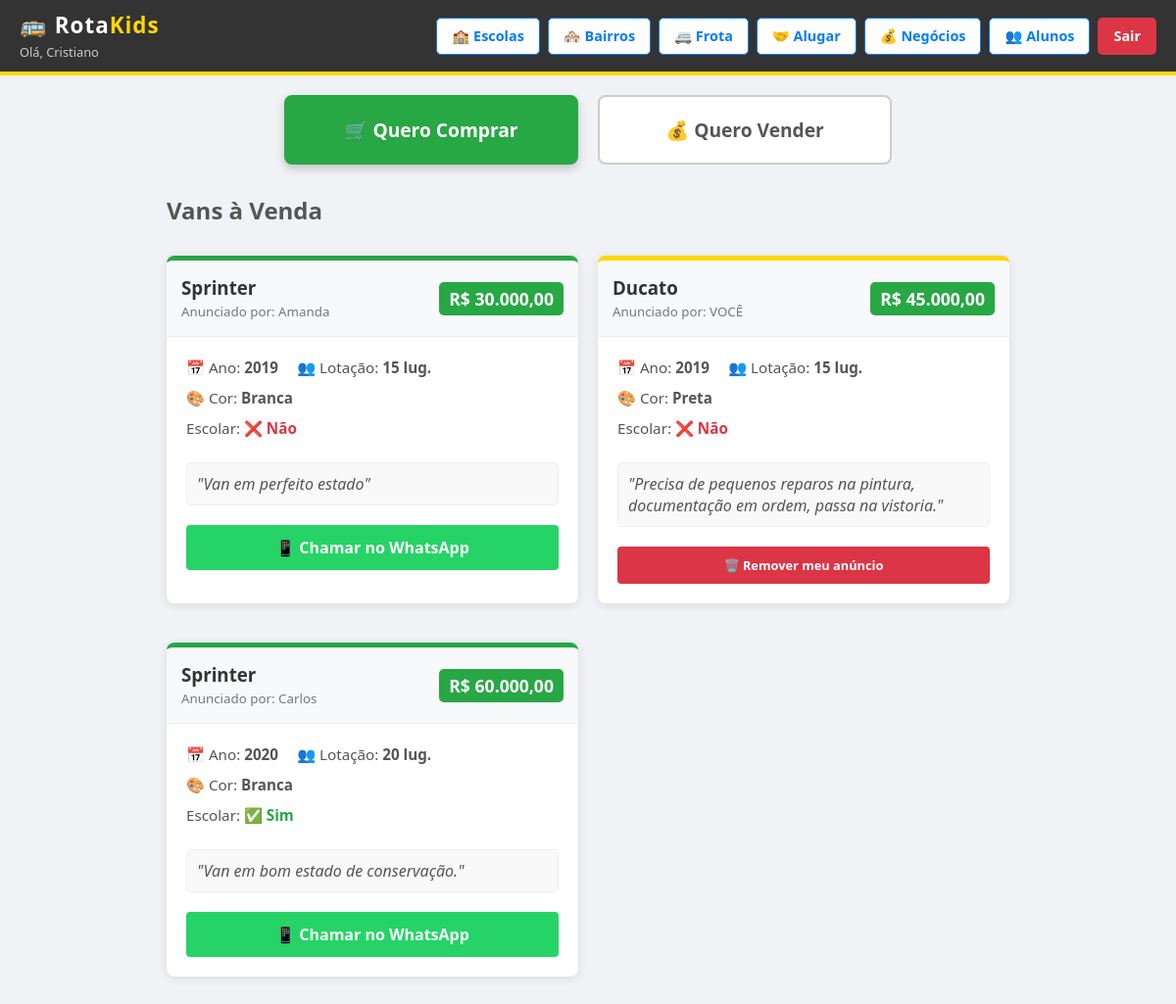
/negocios.php (signed in), run on the app's committed database.
### tables this page shows
CREATE TABLE `classificados_vans` (
  `id` int(11) NOT NULL,
  `motorista_id` int(11) NOT NULL,
  `modelo` varchar(100) NOT NULL,
  `ano` int(11) NOT NULL,
  `lotacao` int(11) DEFAULT 0,
  `cor` varchar(50) DEFAULT NULL,
  `adesivado` tinyint(1) DEFAULT 0,
  `observacoes` text DEFAULT NULL,
  `contato` varchar(20) NOT NULL,
  `valor` decimal(10,2) DEFAULT 0.00,
  `data_anuncio` datetime DEFAULT current_timestamp()
);

CREATE TABLE `motoristas` (
  `id` int(11) NOT NULL,
  `nome` varchar(100) NOT NULL,
  `email` varchar(100) NOT NULL,
  `telefone` varchar(20) DEFAULT NULL,
  `senha` varchar(255) NOT NULL,
  `data_cadastro` datetime DEFAULT current_timestamp()
);

### negocios.php (the view, shortened to what this page needs)
<?php
require 'config.php';
$motorista_id = $_SESSION['id'];
$sql_vendas = "SELECT c.*, m.nome as vendedor
               FROM classificados_vans c
               JOIN motoristas m ON c.motorista_id = m.id
               ORDER BY c.data_anuncio DESC";
$lista_vendas = $conn->query($sql_vendas);
?>
<!DOCTYPE html>
<html lang="pt-br">
<head>
    <link rel="stylesheet" href="style.css?v=<?php echo time(); ?>">
</head>
<body>
    <?php include 'menu.php'; ?>
    <div class="container" style="padding: 20px; max-width: 900px; margin: 0 auto;">
        <div class="painel-botoes">
            <div id="btn-comprar" class="btn-grande ativo-comprar" onclick="mostrarAba('comprar')">
                🛒 Quero Comprar
            </div>
            <div id="btn-vender" class="btn-grande" onclick="mostrarAba('vender')">
                💰 Quero Vender
            </div>
        </div>
        <div id="area-comprar">
            <h2 style="margin-bottom: 20px; color: #555;">Vans à Venda</h2>
            <?php if($lista_vendas->num_rows > 0): ?>
                <div class="grid-vans">
                    <?php while($item = $lista_vendas->fetch_assoc()):
                         $zap = preg_replace("/[^0-9]/", "", $item['contato']);
                         $is_meu = ($item['motorista_id'] == $motorista_id);
                    ?>
                        <div class="card-venda" style="<?php echo $is_meu ? 'border-top-color: var(--van-amarelo);' : ''; ?>">
                            <div class="card-header">
                                <div>
                                    <h3 style="margin:0;"><?php echo $item['modelo']; ?></h3>
                                    <small style="color:#777;">Anunciado por: <?php echo $is_meu ? 'VOCÊ' : $item['vendedor']; ?></small>
                                </div>
                                <?php if($item['valor'] > 0): ?>
                                    <span class="tag-preco">R$ <?php echo number_format($item['valor'], 2, ',', '.'); ?></span>
                                <?php endif; ?>
                            </div>
                            <div class="card-body">
                                <div style="margin-bottom: 15px;">
                                    <span class="detalhe-item">📅 Ano: <strong><?php echo $item['ano']; ?></strong></span>
                                    <span class="detalhe-item">👥 Lotação: <strong><?php echo $item['lotacao']; ?> lug.</strong></span>
                                    <span class="detalhe-item">🎨 Cor: <strong><?php echo $item['cor']; ?></strong></span>
                                    <br>
                                    <span class="detalhe-item">
                                        Escolar:
                                        <?php if($item['adesivado']): ?>
                                            <span class="adesivo-sim">✅ Sim</span>
                                        <?php else: ?>
                                            <span class="adesivo-nao">❌ Não</span>
                                        <?php endif; ?>
                                    </span>
                                </div>
                                <p style="background: #f9f9f9; padding: 10px; border-radius: 5px; font-style: italic; color: #555; border: 1px solid #eee;">
                                    "<?php echo nl2br($item['observacoes']); ?>"
                                </p>
                                <div style="margin-top: 20px; text-align: center;">
                                    <?php if($is_meu): ?>
                                        <a href="?del_id=<?php echo $item['id']; ?>" class="btn-excluir" style="padding: 10px 20px; width: 100%; display:block;" onclick="return confirm('Remover anúncio?');">
                                            🗑️ Remover meu anúncio
                                        </a>
                                    <?php else: ?>
                                        <a href="https://wa.me/55<?php echo $zap; ?>?text=Olá, vi sua van <?php echo $item['modelo']; ?> à venda." target="_blank" class="btn-novo" style="background-color:#25d366; border-color:#25d366; color:white; width: 100%; display:block;">
                                            📱 Chamar no WhatsApp
                                        </a>
                                    <?php endif; ?>
                                </div>
                            </div>
                        </div>
                    <?php endwhile; ?>
                </div>
            <?php endif; ?>
        </div>
    </div>
</body>
</html>

### menu.php (shortened to what this page needs)
<?php
$pagina_atual = basename($_SERVER['PHP_SELF']);
?>
<header class="main-header">
    <div class="header-logo">
        <a href="#">
            <h1 style="margin:0; font-size: 1.4rem; letter-spacing: 1px;">
                🚌 Rota<span style="color: var(--van-amarelo);">Kids</span>
            </h1>
            <small style="color: #ccc; font-size: 0.8rem;">Olá, <?php echo $_SESSION['nome'] ?? 'Motorista'; ?></small>
        </a>
    </div>
    <div class="header-actions">
        <a href="minha-rota.php" class="btn-nav btn-escolas <?php echo ($pagina_atual == 'minha-rota.php') ? 'ativo' : ''; ?>">
            🏫 Escolas
        </a>
        <a href="meus-bairros.php" class="btn-nav btn-escolas <?php echo ($pagina_atual == 'meus-bairros.php') ? 'ativo' : ''; ?>">
            🏘️ Bairros
        </a>
        <a href="meu-veiculo.php" class="btn-nav btn-escolas <?php echo ($pagina_atual == 'meu-veiculo.php') ? 'ativo' : ''; ?>">
            🚐 Frota
        </a>
        <a href="alugar-van.php" class="btn-nav btn-escolas <?php echo ($pagina_atual == 'alugar-van.php') ? 'ativo' : ''; ?>">
            🤝 Alugar
        </a>
        <a href="negocios.php" class="btn-nav btn-escolas" >
            💰 Negócios
        </a>
        <a href="cadastrar-aluno.php" class="btn-nav btn-escolas <?php echo ($pagina_atual == 'cadastrar-aluno.php') ? 'ativo' : ''; ?>">
            👥 Alunos
        </a>
        <a href="logout.php" class="btn-nav btn-sair-menu">
            Sair
        </a>
    </div>
</header>

### style.css (style rules this page uses)
:root { --van-amarelo: #FFD700; --van-preto: #1a1a1a; --fundo-site: #f0f2f5; --texto-cor: #333333; --borda-suave: #cccccc; --sucesso: #28a745; --erro: #dc3545; }
* { margin: 0; padding: 0; box-sizing: border-box; }
body { font-family: 'Segoe UI', Tahoma, Geneva, Verdana, sans-serif; background-color: var(--fundo-site); color: var(--texto-cor); min-height: 100vh; }
.btn-novo { background-color: var(--van-amarelo); color: var(--van-preto); padding: 10px 20px; text-decoration: none; border-radius: 4px; font-weight: bold; font-size: 1rem; border: 2px solid var(--van-amarelo); transition: all 0.3s; display: inline-block; cursor: pointer; }
.main-header { background-color: #333; padding: 10px 20px; color: white; display: flex; justify-content: space-between; align-items: center; flex-wrap: wrap; gap: 15px; border-bottom: 4px solid var(--van-amarelo); }
.header-logo a { text-decoration: none; color: white; }
.header-actions { display: flex; align-items: center; gap: 8px; flex-wrap: wrap; }
.btn-nav { display: inline-flex; align-items: center; justify-content: center; height: 38px; padding: 0 15px; border-radius: 5px; text-decoration: none; font-size: 0.9rem; font-weight: bold; border: 1px solid transparent; transition: all 0.2s; white-space: nowrap; }
.btn-escolas { background-color: white; color: #007bff; border-color: #007bff; }
.btn-sair-menu { background-color: #dc3545; color: white; }
.btn-acao, .btn-editar, .btn-excluir { padding: 5px 10px; font-size: 0.8rem; text-decoration: none; border-radius: 4px; margin-right: 5px; font-weight: bold; display: inline-block; border: none; width: auto; cursor: pointer; }
.btn-excluir { background-color: var(--erro); color: white; }
.grid-vans { display: grid; grid-template-columns: repeat(auto-fill, minmax(280px, 1fr)); gap: 20px; margin-top: 30px; }

### negocios.php (style rules this page uses)
.painel-botoes { display: flex; gap: 20px; margin-bottom: 30px; justify-content: center; }
.btn-grande { padding: 20px 40px; font-size: 1.2rem; border-radius: 8px; cursor: pointer; border: 2px solid #ccc; background: white; font-weight: bold; color: #555; transition: all 0.3s; flex: 1; text-align: center; max-width: 300px; }
.btn-grande.ativo-comprar { background-color: #28a745; color: white; border-color: #28a745; box-shadow: 0 4px 10px rgba(0,0,0,0.2); }
.card-venda { background: white; border-radius: 8px; box-shadow: 0 2px 10px rgba(0,0,0,0.1); overflow: hidden; margin-bottom: 20px; border-top: 5px solid #28a745; display: flex; flex-direction: column; }
.card-header { padding: 15px; background: #f8f9fa; border-bottom: 1px solid #eee; display: flex; justify-content: space-between; align-items: center; }
.card-body { padding: 20px; }
.tag-preco { background: #28a745; color: white; padding: 5px 10px; border-radius: 5px; font-weight: bold; font-size: 1.1rem; }
.detalhe-item { display: inline-block; margin-right: 15px; color: #555; font-size: 0.95rem; margin-bottom: 10px; }
.adesivo-sim { color: #28a745; font-weight: bold; }
.adesivo-nao { color: #dc3545; font-weight: bold; }

### data on the page
classificados_vans: modelo "Sprinter", motorista.nome "Amanda", valor "30.000,00", ano "2019", lotacao "15", cor "Branca", adesivado "❌ Não", observacoes "Van em perfeito estado"
classificados_vans: modelo "Ducato", shows "VOCÊ", valor "45.000,00", ano "2019", lotacao "15", cor "Preta", adesivado "❌ Não", observacoes "Precisa de pequenos reparos na pintura, documentação em ordem, passa na vistoria."
classificados_vans: modelo "Sprinter", motorista.nome "Carlos", valor "60.000,00", ano "2020", lotacao "20", cor "Branca", adesivado "✅ Sim", observacoes "Van em bom estado de conservação."

### other printed values
$_SESSION['nome'] "Cristiano"
